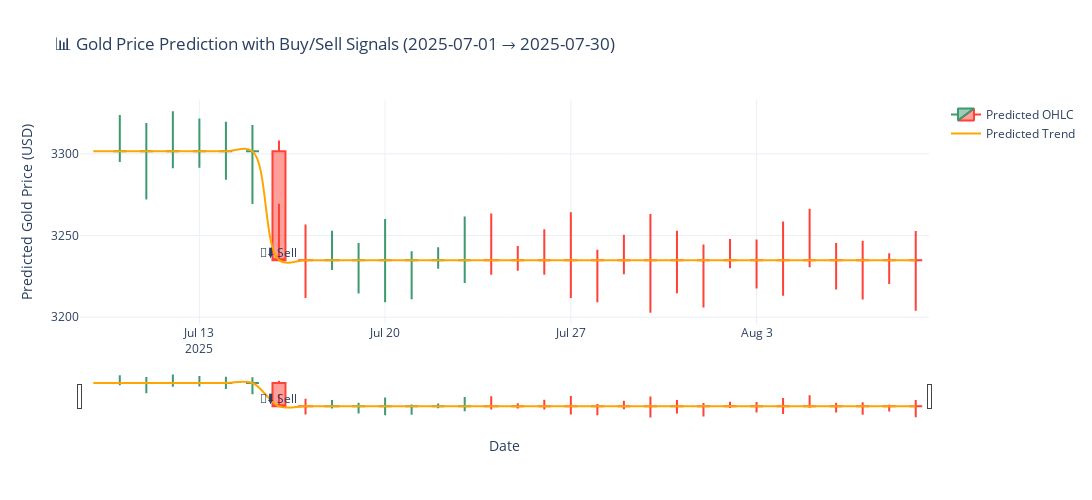

The notebook cell saved with this chart:
### Markdown cell above
## Predicts gold prices for the next 30 days

### Code cell
fig = go.Figure()

# Candlestick chart
fig.add_trace(go.Candlestick(
    x=future_df['Date'],
    open=future_df['Open'],
    high=future_df['High'],
    low=future_df['Low'],
    close=future_df['Close'],
    name='Predicted OHLC'
))

# Predicted close price trend line
fig.add_trace(go.Scatter(
    x=future_df['Date'],
    y=future_df['Predicted_Close'],
    mode='lines',
    name='Predicted Trend',
    line=dict(color='orange', shape='spline', width=2)
))

# Buy/Sell markers
for i, row in future_df.iterrows():
    if row['Signal'] == 'Buy':
        fig.add_trace(go.Scatter(
            x=[row['Date']],
            y=[row['Predicted_Close']],
            mode='text',
            text=["🟢⬆️ Buy"],
            textposition="bottom center",
            showlegend=False
        ))
    elif row['Signal'] == 'Sell':
        fig.add_trace(go.Scatter(
            x=[row['Date']],
            y=[row['Predicted_Close']],
            mode='text',
            text=["🔴⬇️ Sell"],
            textposition="top center",
            showlegend=False
        ))

fig.update_layout(
    title=f"📊 Gold Price Prediction with Buy/Sell Signals\n({start_datetime.date()} → {end_datetime.date()})",
    xaxis_title="Date",
    yaxis_title="Predicted Gold Price (USD)",
    width=1500,
    height=500,
    template="plotly_white",
    hovermode='x unified'
)

fig.show()

### Figure 1 — Plotly figure (JSON) as saved in the notebook; plotly's stock layout.template omitted (floating-point values rounded to 4 significant figures)
{"data": [{"close": [3302.0, 3302.0, 3302.0, 3302.0, 3302.0, 3302.0, 3302.0, 3235.0, 3235.0, 3235.0, 3235.0, 3235.0, 3235.0, 3235.0, 3235.0, 3235.0, 3235.0, 3235.0, 3235.0, 3235.0, 3235.0, 3235.0, 3235.0, 3235.0, 3235.0, 3235.0, 3235.0, 3235.0, 3235.0, 3235.0, 3235.0, 3235.0], "high": [[3287.0], 3324.0, 3319.0, 3326.0, 3322.0, 3320.0, 3318.0, 3308.0, 3257.0, 3253.0, 3245.0, 3260.0, 3240.0, 3243.0, 3262.0, 3264.0, 3244.0, 3254.0, 3264.0, 3241.0, 3251.0, 3263.0, 3253.0, 3245.0, 3248.0, 3248.0, 3259.0, 3266.0, 3245.0, 3247.0, 3239.0, 3253.0], "low": [[3262.0], 3295.0, 3272.0, 3291.0, 3291.0, 3284.0, 3269.0, 3269.0, 3212.0, 3229.0, 3215.0, 3209.0, 3211.0, 3230.0, 3221.0, 3226.0, 3229.0, 3226.0, 3212.0, 3209.0, 3226.0, 3203.0, 3215.0, 3206.0, 3230.0, 3218.0, 3213.0, 3231.0, 3217.0, 3211.0, 3220.0, 3204.0], "name": "Predicted OHLC", "open": [[3274.0], 3302.0, 3302.0, 3302.0, 3302.0, 3302.0, 3302.0, 3302.0, 3235.0, 3235.0, 3235.0, 3235.0, 3235.0, 3235.0, 3235.0, 3235.0, 3235.0, 3235.0, 3235.0, 3235.0, 3235.0, 3235.0, 3235.0, 3235.0, 3235.0, 3235.0, 3235.0, 3235.0, 3235.0, 3235.0, 3235.0, 3235.0], "type": "candlestick", "x": ["2025-07-09T00:00:00", "2025-07-10T00:00:00", "2025-07-11T00:00:00", "2025-07-12T00:00:00", "2025-07-13T00:00:00", "2025-07-14T00:00:00", "2025-07-15T00:00:00", "2025-07-16T00:00:00", "2025-07-17T00:00:00", "2025-07-18T00:00:00", "2025-07-19T00:00:00", "2025-07-20T00:00:00", "2025-07-21T00:00:00", "2025-07-22T00:00:00", "2025-07-23T00:00:00", "2025-07-24T00:00:00", "2025-07-25T00:00:00", "2025-07-26T00:00:00", "2025-07-27T00:00:00", "2025-07-28T00:00:00", "2025-07-29T00:00:00", "2025-07-30T00:00:00", "2025-07-31T00:00:00", "2025-08-01T00:00:00", "2025-08-02T00:00:00", "2025-08-03T00:00:00", "2025-08-04T00:00:00", "2025-08-05T00:00:00", "2025-08-06T00:00:00", "2025-08-07T00:00:00", "2025-08-08T00:00:00", "2025-08-09T00:00:00"]}, {"line": {"color": "orange", "shape": "spline", "width": 2}, "mode": "lines", "name": "Predicted Trend", "type": "scatter", "x": ["2025-07-09T00:00:00", "2025-07-10T00:00:00", "2025-07-11T00:00:00", "2025-07-12T00:00:00", "2025-07-13T00:00:00", "2025-07-14T00:00:00", "2025-07-15T00:00:00", "2025-07-16T00:00:00", "2025-07-17T00:00:00", "2025-07-18T00:00:00", "2025-07-19T00:00:00", "2025-07-20T00:00:00", "2025-07-21T00:00:00", "2025-07-22T00:00:00", "2025-07-23T00:00:00", "2025-07-24T00:00:00", "2025-07-25T00:00:00", "2025-07-26T00:00:00", "2025-07-27T00:00:00", "2025-07-28T00:00:00", "2025-07-29T00:00:00", "2025-07-30T00:00:00", "2025-07-31T00:00:00", "2025-08-01T00:00:00", "2025-08-02T00:00:00", "2025-08-03T00:00:00", "2025-08-04T00:00:00", "2025-08-05T00:00:00", "2025-08-06T00:00:00", "2025-08-07T00:00:00", "2025-08-08T00:00:00", "2025-08-09T00:00:00"], "y": [3302.0, 3302.0, 3302.0, 3302.0, 3302.0, 3302.0, 3302.0, 3235.0, 3235.0, 3235.0, 3235.0, 3235.0, 3235.0, 3235.0, 3235.0, 3235.0, 3235.0, 3235.0, 3235.0, 3235.0, 3235.0, 3235.0, 3235.0, 3235.0, 3235.0, 3235.0, 3235.0, 3235.0, 3235.0, 3235.0, 3235.0, 3235.0]}, {"mode": "text", "showlegend": false, "text": ["🔴⬇️ Sell"], "textposition": "top center", "type": "scatter", "x": ["2025-07-16T00:00:00"], "y": [3235.0]}], "layout": {"height": 500, "hovermode": "x unified", "title": {"text": "📊 Gold Price Prediction with Buy/Sell Signals\n(2025-07-01 → 2025-07-30)"}, "width": 1500, "xaxis": {"title": {"text": "Date"}}, "yaxis": {"title": {"text": "Predicted Gold Price (USD)"}}}}
